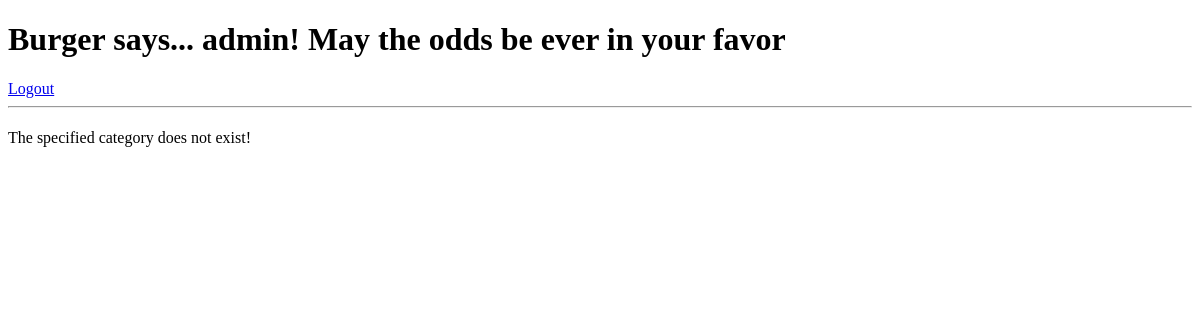
Page /burger/category/burger/ (signed in) on the earlier database version.
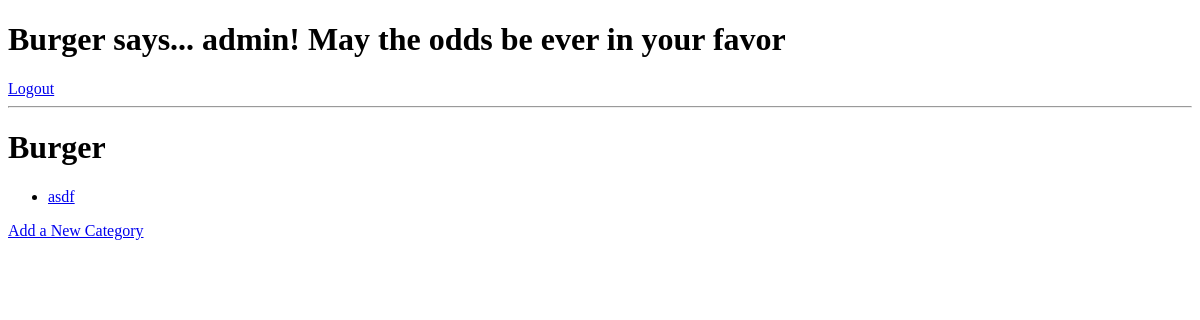
Same page on the later database version.
### burger/models.py (models this page shows, shortened)
class Category(models.Model):
    name = models.CharField(max_length=128, unique=True)
    likes = models.IntegerField(default=0)
    slug = models.SlugField(unique=True, default='')
    views = models.IntegerField(default=0)

class Page(models.Model):
    category = models.ForeignKey(Category)
    title = models.CharField(max_length=128)
    url = models.URLField()
    views = models.IntegerField(default=0)

### burger/views.py (the view)
# urls.py: url(r'^category/(?P<category_name_slug>[\w\-]+)/$', views.category, name='category'),
def category(request, category_name_slug):
    context_dict = {}
    try:
        category = Category.objects.get(slug=category_name_slug)
        context_dict['category_name'] = category.name
        pages = Page.objects.filter(category=category)
        context_dict['pages'] = pages
        context_dict['category'] = category
        context_dict['slug'] = category_name_slug
    except Category.DoesNotExist:
        pass
    return render(request, 'burger/category.html', context_dict)

### templates/burger/category.html (shortened to what this page needs)
{% extends 'burger/base.html' %}
{% block body_block %}
<h1>{{ category_name }}</h1>
{% if category %}
    {% if pages %}
    <ul>
        {% for page in pages %}
        <li><a href="{{ page.url }}">{{ page.title }}</a></li>
        {% endfor %}
    </ul>
    {% else %}
        <strong>No pages currently in category.</strong>
    {% endif %}
    <a href="{% url 'add_page' slug%}">Add a New Category</a><br />
{% else %}
    The specified category {{ category_name }} does not exist!
{% endif %}
{% endblock %}

Differences in the rows shown:
added Category: name "Burger"
now on this page (row edited): Page: title "asdf"
Other differences:
text no longer shown: "The specified category does not exist!"
text now shown: "Add a New Category"
